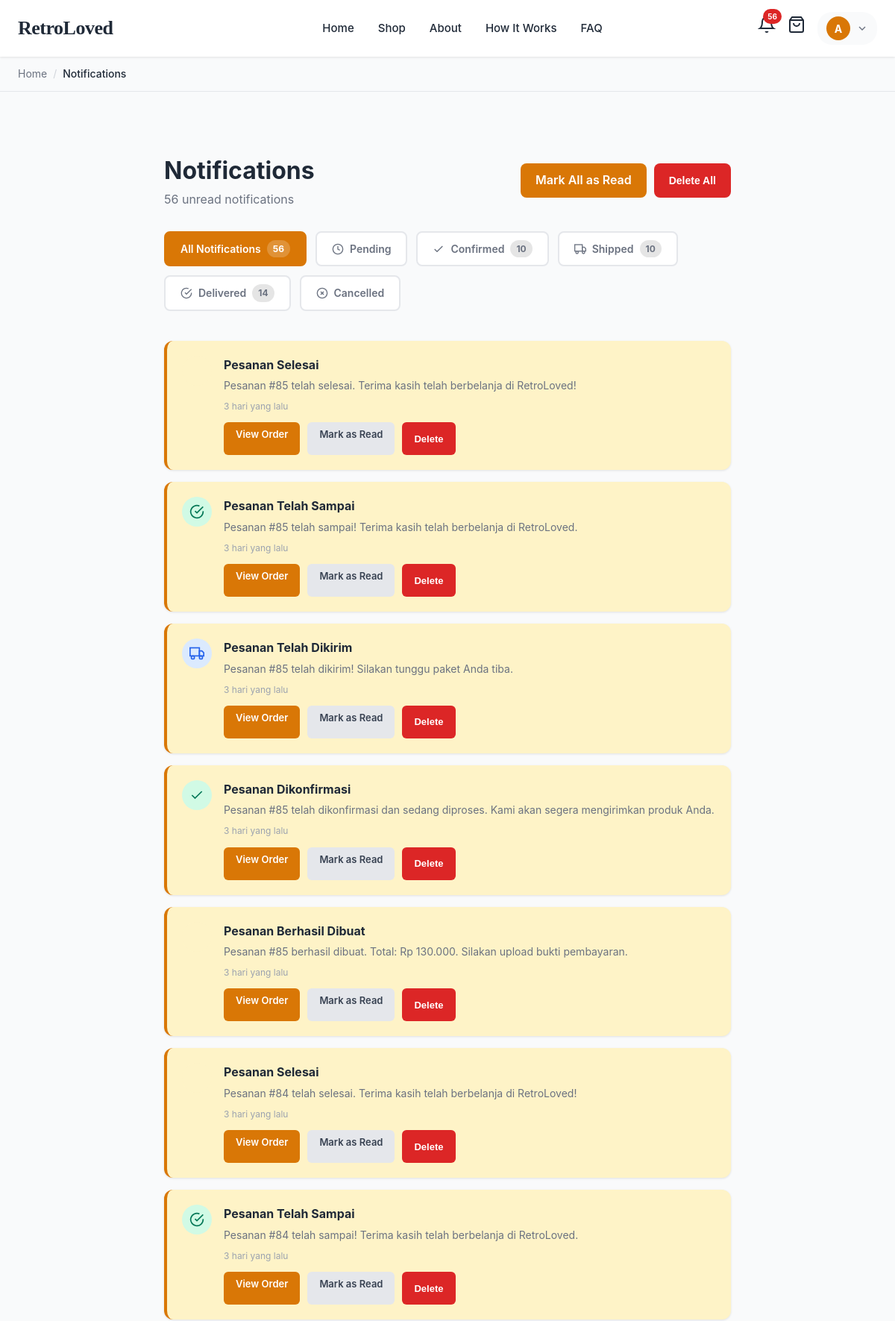
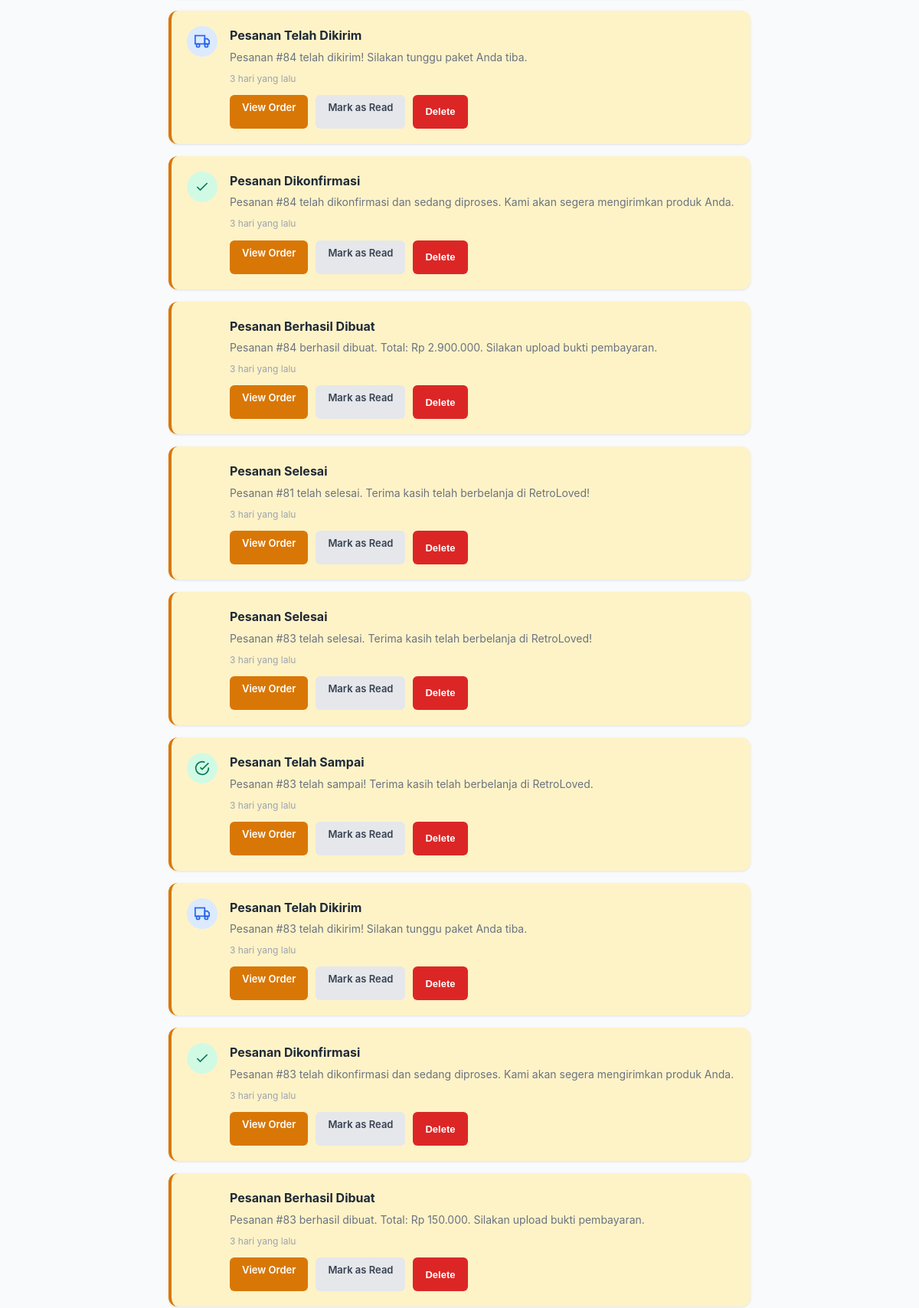
Screenshot of /customer/notifications.php (signed in, upper part) with the database file from the repository (2 pictures, top to bottom).
### tables this page shows
CREATE TABLE `notifications` (
  `notification_id` int(11) NOT NULL,
  `user_id` int(11) NOT NULL,
  `order_id` int(11) DEFAULT NULL,
  `type` varchar(50) NOT NULL,
  `title` varchar(255) NOT NULL,
  `message` text NOT NULL,
  `is_read` tinyint(1) DEFAULT 0,
  `created_at` timestamp NOT NULL DEFAULT current_timestamp()
);

### config/database.php (called while the page is built, shortened)
<?php
$conn = mysqli_connect(DB_HOST, DB_USER, DB_PASS, DB_NAME);
mysqli_set_charset($conn, "utf8mb4");
function query($sql) {
    global $conn;
    $result = mysqli_query($conn, $sql);
    return $result;
}
function time_ago($datetime) {
    $timestamp = strtotime($datetime);
    $difference = time() - $timestamp;
    $periods = array(
        'tahun' => 31536000,
        'bulan' => 2592000,
        'minggu' => 604800,
        'hari' => 86400,
        'jam' => 3600,
        'menit' => 60,
        'detik' => 1
    );
    foreach($periods as $key => $value) {
        if($difference >= $value) {
            $time = floor($difference / $value);
            return $time . ' ' . $key . ' yang lalu';
        }
    }
    return 'Baru saja';
}
?>

### customer/notifications.php (the view, shortened to what this page needs)
<?php
require_once '../config/database.php';
$user_id = $_SESSION['user_id'];
$base_url = '../';
$filter = isset($_GET['filter']) ? escape($_GET['filter']) : 'all';
$notifications_query = "SELECT * FROM notifications WHERE user_id = '$user_id'";
$notifications_query .= " ORDER BY created_at DESC";
$notifications = query($notifications_query);
$unread_count_query = "SELECT COUNT(*) as count FROM notifications WHERE user_id = '$user_id' AND is_read = 0";
$unread_count = mysqli_fetch_assoc(query($unread_count_query))['count'];
$count_all = mysqli_fetch_assoc(query("SELECT COUNT(*) as count FROM notifications WHERE user_id = '$user_id'"))['count'];
$count_confirmed = mysqli_fetch_assoc(query("SELECT COUNT(*) as count FROM notifications WHERE user_id = '$user_id' AND type = 'order_confirmed'"))['count'];
$count_shipped = mysqli_fetch_assoc(query("SELECT COUNT(*) as count FROM notifications WHERE user_id = '$user_id' AND type = 'order_shipped'"))['count'];
$count_delivered = mysqli_fetch_assoc(query("SELECT COUNT(*) as count FROM notifications WHERE user_id = '$user_id' AND type = 'order_delivered'"))['count'];
?>
<!DOCTYPE html>
<html lang="en">
<head>
    <link rel="stylesheet" href="<?php echo $base_url; ?>assets/css/style.css">
    <link rel="stylesheet" href="<?php echo $base_url; ?>assets/css/toast.css">
    <link rel="stylesheet" href="<?php echo $base_url; ?>assets/css/performance.css">
</head>
<body>
    <?php include '../includes/header.php'; ?>
    <div class="breadcrumb-container">
        <div class="container">
            <nav class="breadcrumb">
                <a href="../index.php" class="breadcrumb-item">Home</a>
                <span class="breadcrumb-separator">/</span>
                <span class="breadcrumb-item active">Notifications</span>
            </nav>
        </div>
    </div>
    <div class="notifications-wrapper">
    <div class="notifications-container">
        <div class="notifications-header">
            <div>
                <h1>Notifications</h1>
                <?php if($unread_count > 0): ?>
                    <p class="notifications-unread-count"><?php echo $unread_count; ?> unread notification<?php echo $unread_count > 1 ? 's' : ''; ?></p>
                <?php endif; ?>
            </div>
            <div class="action-buttons">
                <?php if($unread_count > 0): ?>
                    <a href="notifications.php?read_all=1<?php echo $filter != 'all' ? '&filter=' . $filter : ''; ?>" class="mark-all-read">Mark All as Read</a>
                <?php endif; ?>
                <?php if(mysqli_num_rows($notifications) > 0): ?>
                    <button onclick="showDeleteConfirm('all')" class="btn-delete-all">Delete All</button>
                <?php endif; ?>
            </div>
        </div>
        <div class="filter-tabs">
            <a href="notifications.php?filter=all" class="filter-tab <?php echo $filter == 'all' ? 'active' : ''; ?>">
                All Notifications
                <?php if($count_all > 0): ?>
                    <span class="filter-badge"><?php echo $count_all; ?></span>
                <?php endif; ?>
            </a>
            <a href="notifications.php?filter=order_pending" class="filter-tab <?php echo $filter == 'order_pending' ? 'active' : ''; ?>">
                <svg width="16" height="16" viewBox="0 0 24 24" fill="none" stroke="currentColor" stroke-width="2">
                    <circle cx="12" cy="12" r="10"></circle>
                    <polyline points="12 6 12 12 16 14"></polyline>
                </svg>
                Pending
            </a>
            <a href="notifications.php?filter=order_confirmed" class="filter-tab <?php echo $filter == 'order_confirmed' ? 'active' : ''; ?>">
                <svg width="16" height="16" viewBox="0 0 24 24" fill="none" stroke="currentColor" stroke-width="2">
                    <polyline points="20 6 9 17 4 12"></polyline>
                </svg>
                Confirmed
                <?php if($count_confirmed > 0): ?>
                    <span class="filter-badge"><?php echo $count_confirmed; ?></span>
                <?php endif; ?>
            </a>
            <a href="notifications.php?filter=order_shipped" class="filter-tab <?php echo $filter == 'order_shipped' ? 'active' : ''; ?>">
                <svg width="16" height="16" viewBox="0 0 24 24" fill="none" stroke="currentColor" stroke-width="2">
                    <rect x="1" y="3" width="15" height="13"></rect>
                    <polygon points="16 8 20 8 23 11 23 16 16 16 16 8"></polygon>
                    <circle cx="5.5" cy="18.5" r="2.5"></circle>
                    <circle cx="18.5" cy="18.5" r="2.5"></circle>
                </svg>
                Shipped
                <?php if($count_shipped > 0): ?>
                    <span class="filter-badge"><?php echo $count_shipped; ?></span>
                <?php endif; ?>
            </a>
            <a href="notifications.php?filter=order_delivered" class="filter-tab <?php echo $filter == 'order_delivered' ? 'active' : ''; ?>">
                <svg width="16" height="16" viewBox="0 0 24 24" fill="none" stroke="currentColor" stroke-width="2">
                    <path d="M22 11.08V12a10 10 0 1 1-5.93-9.14"></path>
                    <polyline points="22 4 12 14.01 9 11.01"></polyline>
                </svg>
                Delivered
                <?php if($count_delivered > 0): ?>
                    <span class="filter-badge"><?php echo $count_delivered; ?></span>
                <?php endif; ?>
            </a>
            <a href="notifications.php?filter=order_cancelled" class="filter-tab <?php echo $filter == 'order_cancelled' ? 'active' : ''; ?>">
                <svg width="16" height="16" viewBox="0 0 24 24" fill="none" stroke="currentColor" stroke-width="2">
                    <circle cx="12" cy="12" r="10"></circle>
                    <line x1="15" y1="9" x2="9" y2="15"></line>
                    <line x1="9" y1="9" x2="15" y2="15"></line>
                </svg>
                Cancelled
            </a>
        </div>
        <?php if(mysqli_num_rows($notifications) > 0): ?>
            <?php while($notif = mysqli_fetch_assoc($notifications)): ?>
                <div class="notification-item <?php echo $notif['is_read'] == 0 ? 'unread' : ''; ?>">
                    <div class="notification-flex-wrapper">
                        <div class="notification-icon <?php
                            if($notif['type'] == 'order_pending') echo 'warning';
                            elseif($notif['type'] == 'order_confirmed') echo 'success';
                            elseif($notif['type'] == 'order_shipped') echo 'info';
                            elseif($notif['type'] == 'order_delivered') echo 'success';
                            elseif($notif['type'] == 'order_cancelled') echo 'danger';
                            else echo 'warning';
                        ?>">
                            <?php if($notif['type'] == 'order_pending'): ?>
                                <svg width="20" height="20" viewBox="0 0 24 24" fill="none" stroke="currentColor" stroke-width="2">
                                    <circle cx="12" cy="12" r="10"></circle>
                                    <polyline points="12 6 12 12 16 14"></polyline>
                                </svg>
                            <?php elseif($notif['type'] == 'order_confirmed'): ?>
                                <svg width="20" height="20" viewBox="0 0 24 24" fill="none" stroke="currentColor" stroke-width="2">
                                    <polyline points="20 6 9 17 4 12"></polyline>
                                </svg>
                            <?php elseif($notif['type'] == 'order_shipped'): ?>
                                <svg width="20" height="20" viewBox="0 0 24 24" fill="none" stroke="currentColor" stroke-width="2">
                                    <rect x="1" y="3" width="15" height="13"></rect>
                                    <polygon points="16 8 20 8 23 11 23 16 16 16 16 8"></polygon>
                                    <circle cx="5.5" cy="18.5" r="2.5"></circle>
                                    <circle cx="18.5" cy="18.5" r="2.5"></circle>
                                </svg>
                            <?php elseif($notif['type'] == 'order_delivered'): ?>
                                <svg width="20" height="20" viewBox="0 0 24 24" fill="none" stroke="currentColor" stroke-width="2">
                                    <path d="M22 11.08V12a10 10 0 1 1-5.93-9.14"></path>
                                    <polyline points="22 4 12 14.01 9 11.01"></polyline>
                                </svg>
                            <?php endif; ?>
                        </div>
                        <div class="notification-content">
                            <div class="notification-title"><?php echo $notif['title']; ?></div>
                            <div class="notification-message"><?php echo $notif['message']; ?></div>
                            <div class="notification-time"><?php echo time_ago($notif['created_at']); ?></div>
                            <div class="notification-actions">
                                <?php if($notif['order_id']): ?>
                                    <a href="orders.php?notification_id=<?php echo $notif['notification_id']; ?><?php echo $filter != 'all' ? '&filter=' . $filter : ''; ?>" class="btn-view">View Order</a>
                                <?php endif; ?>
                                <?php if($notif['is_read'] == 0): ?>
                                    <a href="notifications.php?read=<?php echo $notif['notification_id']; ?><?php echo $filter != 'all' ? '&filter=' . $filter : ''; ?>" class="btn-mark-read">Mark as Read</a>
                                <?php endif; ?>
                                <button onclick="showDeleteConfirm(<?php echo $notif['notification_id']; ?>)" class="btn-delete">Delete</button>
                            </div>
                        </div>
                    </div>
                </div>
            <?php endwhile; ?>
        <?php endif; ?>
    </div>
    </div>
</body>
</html>

### assets/css/performance.css (style rules this page uses)
.notifications-unread-count { color: #6B7280; }
.notification-flex-wrapper { display: flex; }

### customer/notifications.php (style rules this page uses)
body { background: white !important; }
.notifications-wrapper { min-height: calc(100vh - 80px); background: #F9FAFB; padding: 40px 0; }
.notifications-container { max-width: 800px; margin: 40px auto; padding: 0 20px; }
.notifications-header { display: flex; justify-content: space-between; align-items: center; margin-bottom: 30px; }
.notifications-header h1 { font-size: 32px; color: #1F2937; }
.mark-all-read { padding: 10px 20px; background: #D97706; color: white; border: none; border-radius: 8px; font-weight: 600; cursor: pointer; text-decoration: none; display: inline-block; transition: all 0.3s; }
.notification-item { background: white; border-radius: 12px; padding: 20px; margin-bottom: 16px; box-shadow: 0 1px 3px rgba(0,0,0,0.1); transition: all 0.3s; border-left: 4px solid transparent; }
.notification-item.unread { background: #FEF3C7; border-left-color: #D97706; }
.notification-icon { width: 40px; height: 40px; border-radius: 50%; display: flex; align-items: center; justify-content: center; margin-right: 16px; }
.notification-icon.success { background: #D1FAE5; color: #059669; }
.notification-icon.warning { background: #FEF3C7; color: #D97706; }
.notification-icon.info { background: #DBEAFE; color: #2563EB; }
.notification-content { flex: 1; }
.notification-title { font-size: 16px; font-weight: 700; color: #1F2937; margin-bottom: 4px; }
.notification-message { font-size: 14px; color: #6B7280; line-height: 1.5; }
.notification-time { font-size: 12px; color: #9CA3AF; margin-top: 8px; }
.notification-actions { display: flex; gap: 10px; margin-top: 12px; }
.notification-actions a { padding: 6px 16px; border-radius: 6px; font-size: 13px; font-weight: 600; text-decoration: none; transition: all 0.3s; }
.btn-view { background: #D97706; color: white; }
.btn-mark-read { background: #E5E7EB; color: #374151; }
.filter-tabs { display: flex; gap: 12px; margin-bottom: 30px; overflow-x: auto; padding-bottom: 10px; flex-wrap: wrap; }
.filter-tab { padding: 10px 20px; background: white; border: 2px solid #E5E7EB; border-radius: 8px; font-size: 14px; font-weight: 600; color: #6B7280; cursor: pointer; text-decoration: none; transition: all 0.3s; white-space: nowrap; display: flex; align-items: center; gap: 8px; flex-shrink: 0; }
.filter-tab.active { background: #D97706; border-color: #D97706; color: white; }
.filter-badge { background: rgba(0,0,0,0.1); padding: 2px 8px; border-radius: 12px; font-size: 12px; font-weight: 700; }
.filter-tab.active .filter-badge { background: rgba(255,255,255,0.2); }
.action-buttons { display: flex; gap: 10px; flex-wrap: wrap; }
.btn-delete-all { padding: 10px 20px; background: #DC2626; color: white; border: none; border-radius: 8px; font-weight: 600; cursor: pointer; text-decoration: none; display: inline-block; transition: all 0.3s; font-size: 14px; }
.btn-delete { background: #DC2626; color: white; padding: 6px 16px; border-radius: 6px; font-size: 13px; font-weight: 600; text-decoration: none; transition: all 0.3s; cursor: pointer; border: none; }

### rows the page displays
notifications: title "Pesanan Selesai", message "Pesanan #85 telah selesai. Terima kasih telah berbelanja di RetroLoved!", created_at "3 hari yang lalu"
notifications: type "order_delivered" (drawn), title "Pesanan Telah Sampai", message "Pesanan #85 telah sampai! Terima kasih telah berbelanja di RetroLoved.", created_at "3 hari yang lalu"
notifications: type "order_shipped" (drawn), title "Pesanan Telah Dikirim", message "Pesanan #85 telah dikirim! Silakan tunggu paket Anda tiba.", created_at "3 hari yang lalu"
notifications: type "order_confirmed" (drawn), title "Pesanan Dikonfirmasi", message "Pesanan #85 telah dikonfirmasi dan sedang diproses. Kami akan segera mengirimkan produk Anda.", created_at "3 hari yang lalu"
notifications: title "Pesanan Berhasil Dibuat", message "Pesanan #85 berhasil dibuat. Total: Rp 130.000. Silakan upload bukti pembayaran.", created_at "3 hari yang lalu"
notifications: title "Pesanan Selesai", message "Pesanan #84 telah selesai. Terima kasih telah berbelanja di RetroLoved!", created_at "3 hari yang lalu"
notifications: type "order_delivered" (drawn), title "Pesanan Telah Sampai", message "Pesanan #84 telah sampai! Terima kasih telah berbelanja di RetroLoved.", created_at "3 hari yang lalu"
notifications: type "order_shipped" (drawn), title "Pesanan Telah Dikirim", message "Pesanan #84 telah dikirim! Silakan tunggu paket Anda tiba.", created_at "3 hari yang lalu"
notifications: type "order_confirmed" (drawn), title "Pesanan Dikonfirmasi", message "Pesanan #84 telah dikonfirmasi dan sedang diproses. Kami akan segera mengirimkan produk Anda.", created_at "3 hari yang lalu"
notifications: title "Pesanan Berhasil Dibuat", message "Pesanan #84 berhasil dibuat. Total: Rp 2.900.000. Silakan upload bukti pembayaran.", created_at "3 hari yang lalu"
notifications: title "Pesanan Selesai", message "Pesanan #81 telah selesai. Terima kasih telah berbelanja di RetroLoved!", created_at "3 hari yang lalu"
notifications: title "Pesanan Selesai", message "Pesanan #83 telah selesai. Terima kasih telah berbelanja di RetroLoved!", created_at "3 hari yang lalu"
notifications: type "order_delivered" (drawn), title "Pesanan Telah Sampai", message "Pesanan #83 telah sampai! Terima kasih telah berbelanja di RetroLoved.", created_at "3 hari yang lalu"
notifications: type "order_shipped" (drawn), title "Pesanan Telah Dikirim", message "Pesanan #83 telah dikirim! Silakan tunggu paket Anda tiba.", created_at "3 hari yang lalu"
notifications: type "order_confirmed" (drawn), title "Pesanan Dikonfirmasi", message "Pesanan #83 telah dikonfirmasi dan sedang diproses. Kami akan segera mengirimkan produk Anda.", created_at "3 hari yang lalu"
notifications: title "Pesanan Berhasil Dibuat", message "Pesanan #83 berhasil dibuat. Total: Rp 150.000. Silakan upload bukti pembayaran.", created_at "3 hari yang lalu"

### other values shown
$notif_count "56"
substr($_SESSION['full_name'], 0, 1) "A"
$unread_count "56"
$count_all "56"
$count_confirmed "10"
$count_shipped "10"
$count_delivered "14"
